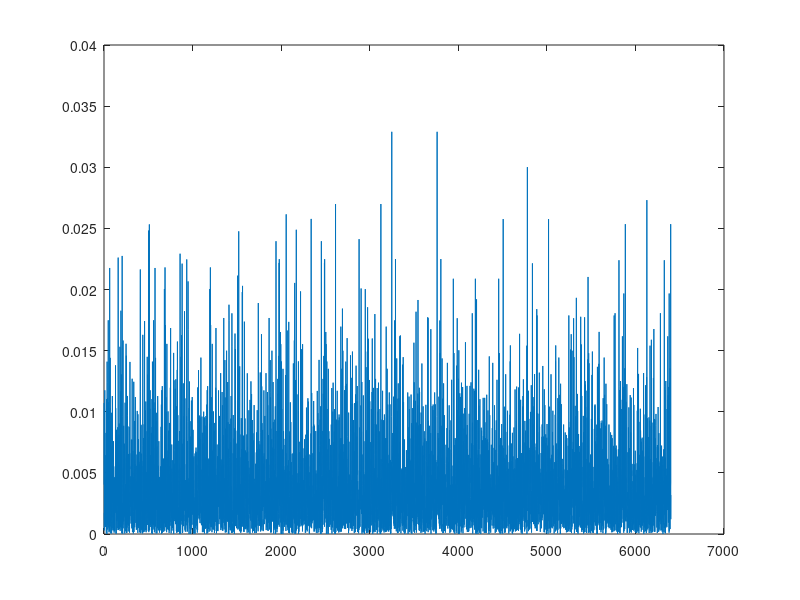

The MATLAB script that drew this image:
%非对称
clear;
clc;
carrier_count = 512; % 子载波数
symbol_count = 10;
ifft_length = 512;
CP_length = 128;
bit_per_symbol = 2; % qpsk调制

bit_length = carrier_count*symbol_count*bit_per_symbol;
sequence=randi([0 1],1,bit_length);
x_n= 2*sequence(1:2:end)+sequence(2:2:end);
const=[1+1i,-1+1i,1-1i,-1-1i];
qpsk=genqammod(x_n,const);
qpsk=qpsk.';%列向量 非共轭转置
x_length=length(qpsk);

bit_moded = reshape(qpsk,carrier_count,symbol_count);%串-并

signal_time = ifft(bit_moded,ifft_length);
%加CP
signal_time_CP = [signal_time(end-CP_length+1:end,:);signal_time];

y=reshape(signal_time_CP,1,[]);%传送信号

%传送参数
N=length(y);
B=3000;
delta_f=B/N;
T=1/delta_f;
Fs=30000;%采样率
T_a=1/B;%信号间隔
f_c=15000;%调制频率  
SNR=10;%信噪比

%===========计算峰均比=================%
y_ifft=abs(y.^2);
figure;
plot(y_ifft);